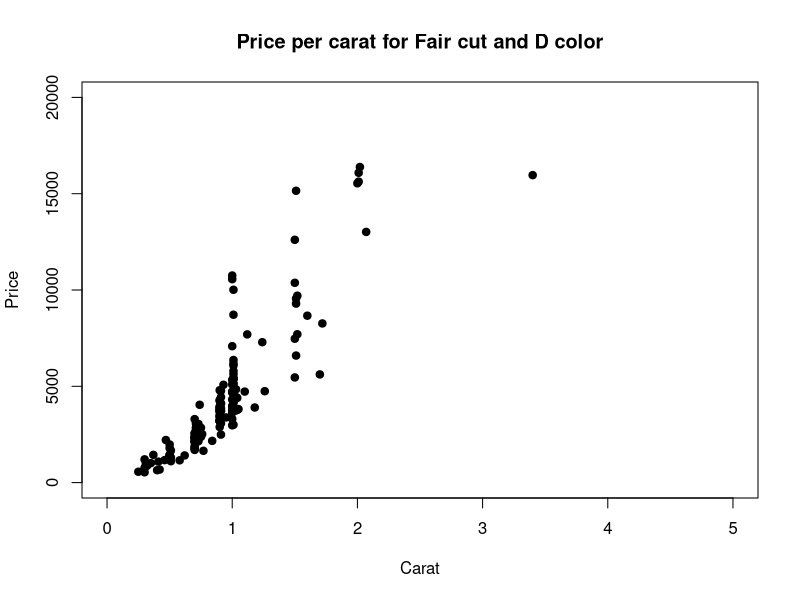

Write the R code that produced this figure.
## ---- chunk 1
knitr::opts_chunk$set(echo = FALSE)
## ---- chunk 2
library(ggplot2)
head(diamonds)
## ---- chunk 3
#data=diamonds
#data1 <- data[data$cut == "Fair" & data$color == "D", ]
#d=plot(data1$carat, data1$price, pch = 19, 
#                 xlab = "Carat",
#                 ylab = "Price",
#                 main = paste("Price per carat for Fair cut and D color"),
#                 xlim = c(0, 5), ylim = c(0, 20000))

## ---- chunk 4
data=diamonds
data1 <- data[data$cut == "Fair" & data$color == "D", ]
plot(data1$carat, data1$price, pch = 19, 
                 xlab = "Carat",
                 ylab = "Price",
                 main = paste("Price per carat for Fair cut and D color"),
                 xlim = c(0, 5), ylim = c(0, 20000))
